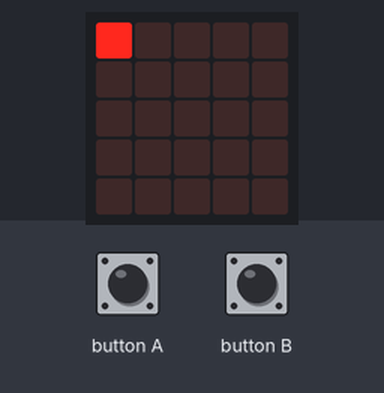
This program was run on a simulated Calliope mini (MakeCode). Parts: the board's 5×5 LED display. The test bench sets the inputs (shaded band).

Above: at 1.2 s.
1.3 s: button A pressed for 0.15 s
At 2.8 s:
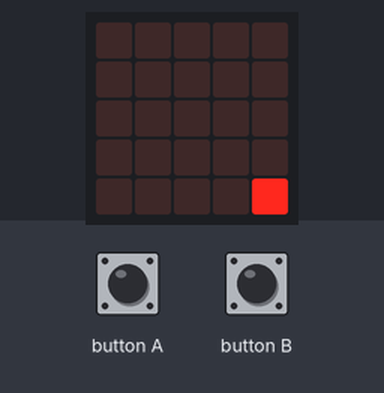
3.3 s: button A pressed for 0.15 s
At 4.0 s:
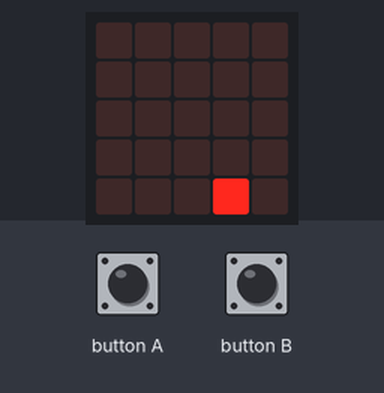
4.9 s: button A pressed for 0.15 s
At 6.2 s:
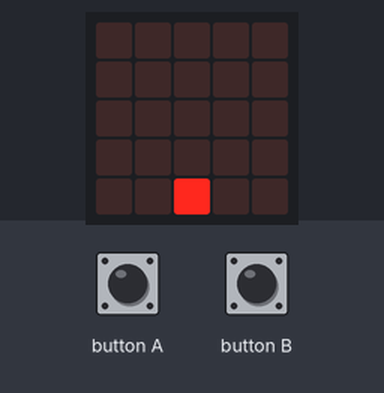
6.5 s: button A pressed for 0.15 s
At 7.6 s:
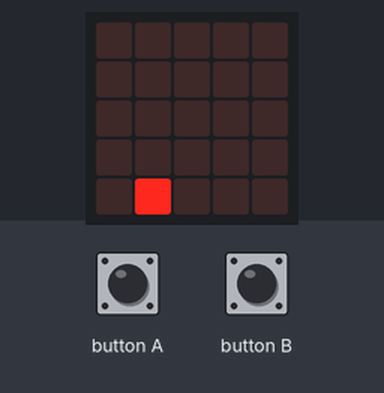
8.1 s: button A pressed for 0.15 s
At 8.8 s:
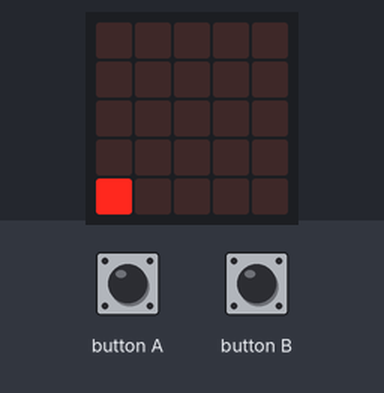
9.7 s: button A pressed for 0.15 s
At 11.2 s:
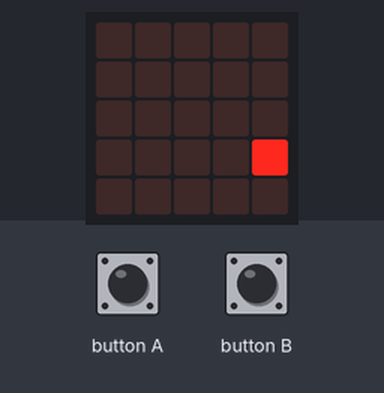
Timing chart, 0 to 12.3 s (numbered marks = the images above; inputs shaded):
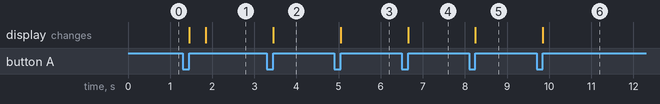

Measured:
- after the input at 1.3 s, the display: first changes after 0.15 s (image 1 shows a later state)
- after the input at 3.3 s, the display: changes after 0.15 s (image 2)
- after the input at 4.9 s, the display: changes after 0.15 s (image 3)
- after the input at 6.5 s, the display: changes after 0.15 s (image 4)
- after the input at 8.1 s, the display: changes after 0.15 s (image 5)
- after the input at 9.7 s, the display: changes after 0.15 s (image 6)

The program:

main.ts
```typescript
input.onButtonPressed(Button.A, function () {
    if (x > 0) {
        x += -1
    } else {
        if (y > 0) {
            x = 4
            y += -1
        } else {
            basic.showLeds(`
                . . . . .
                . . . . .
                . . . . .
                . . . . .
                . . . . .
                `)
            x = 4
            y = 4
        }
    }
    basic.clearScreen()
    led.plot(x, y)
})
input.onButtonPressed(Button.B, function () {
    if (x <= 3) {
        x += 1
    } else {
        if (y <= 3) {
            x = 0
            y += 1
        } else {
            x = 0
            y = 0
        }
    }
    basic.clearScreen()
    led.plot(x, y)
})
let y = 0
let x = 0
x = 0
y = 0
led.plot(x, y)
```

test.ts
```typescript
// Hier kann man Tests durchführen; diese Datei wird nicht kompiliert, wenn dieses Paket als Erweiterung verwendet wird.
```
